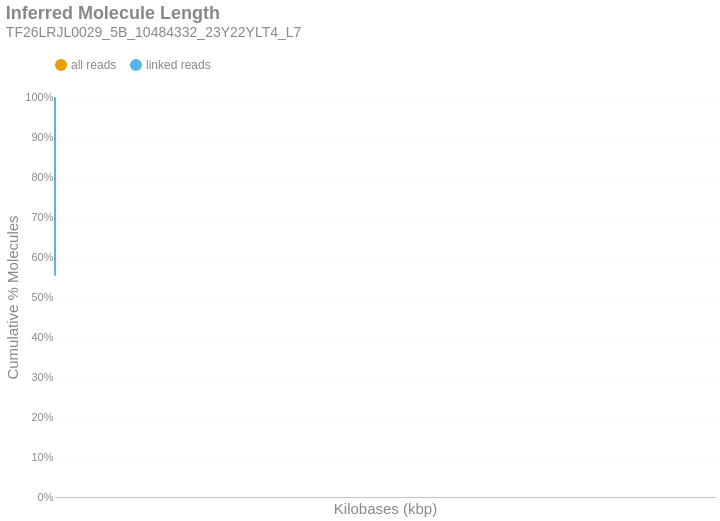

The notebook cell saved with this chart:
### Markdown cell above
### Inferred Molecule Length
This is the cumulative frequency distribution of molecule lengths inferred from the first and last alignment positions along a contig for all alignments associated with a single linked-read barcode on a given contig.There are two distributions: one with `all` the alignments (yellow) and another with only `linked reads` (blue). The percent of molecules in the `linked reads` distribution is relative to the total number of linked molecules.

### Code cell
if SKIPLR:
    print_html(f"Skipped")
else:
    binned_df = consolidated_hist(valids['length_inferred']/1000, mask, 10, True)
    binned_df = binned_df.with_columns(
        pl.when(pl.col('bin').cast(pl.Utf8) == '0').then(pl.lit('1')).otherwise(pl.col('bin').cast(pl.Utf8)).alias('bin')
    )
    with SafeRender(binned_df):
        (
            density_plot(binned_df, 'Inferred Molecule Length', samplename, 'inferredlen')
            .transform_calculate(bin_kb='datum.bin / 1000')
            .encode(
                x=alt.X('bin_kb:Q', title="Kilobases (kbp)").scale(type='log', padding=0).axis(labelAngle=-40),
                y=alt.Y('value:Q', title='Cumulative % Molecules')
                    .axis(format='%')
                    .stack(False)
                    .scale(domainMin=0, domainMax=1,padding=0),
                color=alt.Color("key:N").scale(domain = ["all reads", "linked reads"]),
                tooltip = [
                    alt.Tooltip("key:N", title = "Data Type"),
                    alt.Tooltip("range_label:N", title="Kilobases"),
                    alt.Tooltip("value:Q", format = ".2%", title="% Molecules (Cum.)")
                ]
            )
        ).display()

### Figure 1 — Vega-Lite specification as saved in the notebook (floating-point values rounded to 4 significant figures)
{"width": "container", "height": 400, "config": {"title": {"anchor": "start", "dy": -15, "fontSize": 18, "color": "#888888", "subtitleColor": "#888888", "subtitleFontSize": 14}, "arc": {"fill": "#0072B2"}, "axis": {"domainColor": "#888888", "domainWidth": 0.5, "gridWidth": 0.2, "grid": false, "titleFontWeight": 400, "titleFontSize": 15, "labelFontSize": 11, "labelColor": "#888888", "tickColor": "#888888", "tickWidth": 0.2, "titleColor": "#888888"}, "axisBand": {"grid": false}, "axisX": {"grid": true, "tickSize": 10, "domainCap": "round"}, "axisY": {"domain": false, "grid": true, "tickSize": 0, "domainCap": "round"}, "background": "transparent", "header": {"labelFontSize": 15, "labelColor": "#888888", "titleFontSize": 15, "titleFontWeight": 600, "titleColor": "#888888"}, "legend": {"labelFont": "sans-serif", "labelFontSize": 12, "labelColor": "#888888", "symbolSize": 100, "symbolType": "circle", "titleFontSize": 12, "titlePadding": 10, "titleColor": "#888888", "title": null, "orient": "top"}, "range": {"category": ["#E69F00", "#56B4E9", "#009E73", "#F0E442", "#0072B2", "#D55E00", "#CC79A7", "#000000"], "diverging": ["#cfe8f3", "#a2d4ec", "#73bfe2", "#46abdb", "#1696d2", "#12719e"]}, "area": {"fill": "#0072B2", "fillOpacity": 0.7, "line": true, "strokeOpacity": 0.7}, "line": {"color": "#0072B2", "stroke": "#0072B2", "strokeWidth": 2}, "trail": {"color": "#0072B2", "stroke": "#0072B2", "strokeWidth": 0, "size": 1}, "point": {"filled": true, "fillOpacity": 1.0, "size": 95}, "text": {"color": "#888888", "fontSize": 11, "align": "right", "fontWeight": 400, "size": 11}, "bar": {"fill": "#0072B2", "stroke": null}, "view": {"stroke": null, "continuousWidth": 660, "continuousHeight": 400}}, "data": {"name": "data-ac8cb66f14a481114e6c65a8f67263e1"}, "mark": {"type": "line", "interpolate": "monotone", "point": {"opacity": 0, "size": 275}}, "encoding": {"color": {"field": "key", "scale": {"domain": ["all reads", "linked reads"]}, "type": "nominal"}, "tooltip": [{"field": "key", "title": "Data Type", "type": "nominal"}, {"field": "range_label", "title": "Kilobases", "type": "nominal"}, {"field": "value", "format": ".2%", "title": "% Molecules (Cum.)", "type": "quantitative"}], "x": {"axis": {"labelAngle": -40}, "field": "bin_kb", "scale": {"type": "log", "padding": 0}, "title": "Kilobases (kbp)", "type": "quantitative"}, "y": {"axis": {"format": "%"}, "field": "value", "scale": {"domainMin": 0, "domainMax": 1, "padding": 0}, "stack": false, "title": "Cumulative % Molecules", "type": "quantitative"}}, "params": [{"name": "param_c36ac31b6afebe62", "select": {"type": "point", "fields": ["key"]}, "bind": "legend"}], "title": {"text": "Inferred Molecule Length", "subtitle": "TF26LRJL0029_5B_10484332_23Y22YLT4_L7"}, "transform": [{"fold": ["all reads (cumsum)", "linked reads (cumsum)"]}, {"calculate": "replace(datum.key, ' (cumsum)', '')", "as": "key"}, {"filter": {"param": "param_c36ac31b6afebe62"}}, {"calculate": "datum.bin / 1000", "as": "bin_kb"}], "usermeta": {"embedOptions": {"downloadFileName": "TF26LRJL0029_5B_10484332_23Y22YLT4_L7.inferredlen"}}, "$schema": "https://vega.github.io/schema/vega-lite/v6.4.1.json", "datasets": {"data-ac8cb66f14a481114e6c65a8f67263e1": [{"bin": "0.0", "interval": "0.0-10.0", "all reads": 0.7962, "linked reads": 0.5528, "all reads (cumsum)": 0.7962, "linked reads (cumsum)": 0.5528, "range_label": "0-9"}, {"bin": "10.0", "interval": "10.0-20.0", "all reads": 0.1128, "linked reads": 0.2471, "all reads (cumsum)": 0.909, "linked reads (cumsum)": 0.7999, "range_label": "10-19"}, {"bin": "20.0", "interval": "20.0-30.0", "all reads": 0.05519, "linked reads": 0.1213, "all reads (cumsum)": 0.9642, "linked reads (cumsum)": 0.9212, "range_label": "20-29"}, {"bin": "30.0", "interval": "30.0-40.0", "all reads": 0.02265, "linked reads": 0.0498, "all reads (cumsum)": 0.9868, "linked reads (cumsum)": 0.971, "range_label": "30-39"}, {"bin": "40.0", "interval": "40.0-50.0", "all reads": 0.00873, "linked reads": 0.01913, "all reads (cumsum)": 0.9955, "linked reads (cumsum)": 0.9901, "range_label": "40-49"}, {"bin": "50.0", "interval": "50.0-60.0", "all reads": 0.002866, "linked reads": 0.006353, "all reads (cumsum)": 0.9984, "linked reads (cumsum)": 0.9965, "range_label": "50-59"}, {"bin": "60.0", "interval": "60.0-70.0", "all reads": 0.0009778, "linked reads": 0.002168, "all reads (cumsum)": 0.9994, "linked reads (cumsum)": 0.9987, "range_label": "60-69"}, {"bin": "70.0", "interval": "70.0-80.0", "all reads": 0.0003537, "linked reads": 0.0007857, "all reads (cumsum)": 0.9997, "linked reads (cumsum)": 0.9994, "range_label": "70-79"}, {"bin": "80.0", "interval": "80.0-90.0", "all reads": 0.0001617, "linked reads": 0.0003593, "all reads (cumsum)": 0.9999, "linked reads (cumsum)": 0.9998, "range_label": "80-89"}, {"bin": "90.0", "interval": "90.0-100.0", "all reads": 5.369e-05, "linked reads": 0.0001193, "all reads (cumsum)": 1.0, "linked reads (cumsum)": 0.9999, "range_label": "90-99"}, {"bin": "100.0", "interval": "100.0-110.0", "all reads": 2.55e-05, "linked reads": 5.665e-05, "all reads (cumsum)": 1.0, "linked reads (cumsum)": 1.0, "range_label": "100-109"}, {"bin": "110.0", "interval": "110.0-120.0", "all reads": 5.369e-06, "linked reads": 1.193e-05, "all reads (cumsum)": 1.0, "linked reads (cumsum)": 1.0, "range_label": "110-119"}, {"bin": "120.0", "interval": "120.0-130.0", "all reads": 2.013e-06, "linked reads": 4.473e-06, "all reads (cumsum)": 1.0, "linked reads (cumsum)": 1.0, "range_label": "120-129"}, {"bin": "130.0", "interval": "130.0-140.0", "all reads": 3.355e-06, "linked reads": 7.454e-06, "all reads (cumsum)": 1.0, "linked reads (cumsum)": 1.0, "range_label": "130-139"}, {"bin": "140.0", "interval": "140.0-150.0", "all reads": 6.711e-07, "linked reads": 1.491e-06, "all reads (cumsum)": 1.0, "linked reads (cumsum)": 1.0, "range_label": "140-149"}]}}
